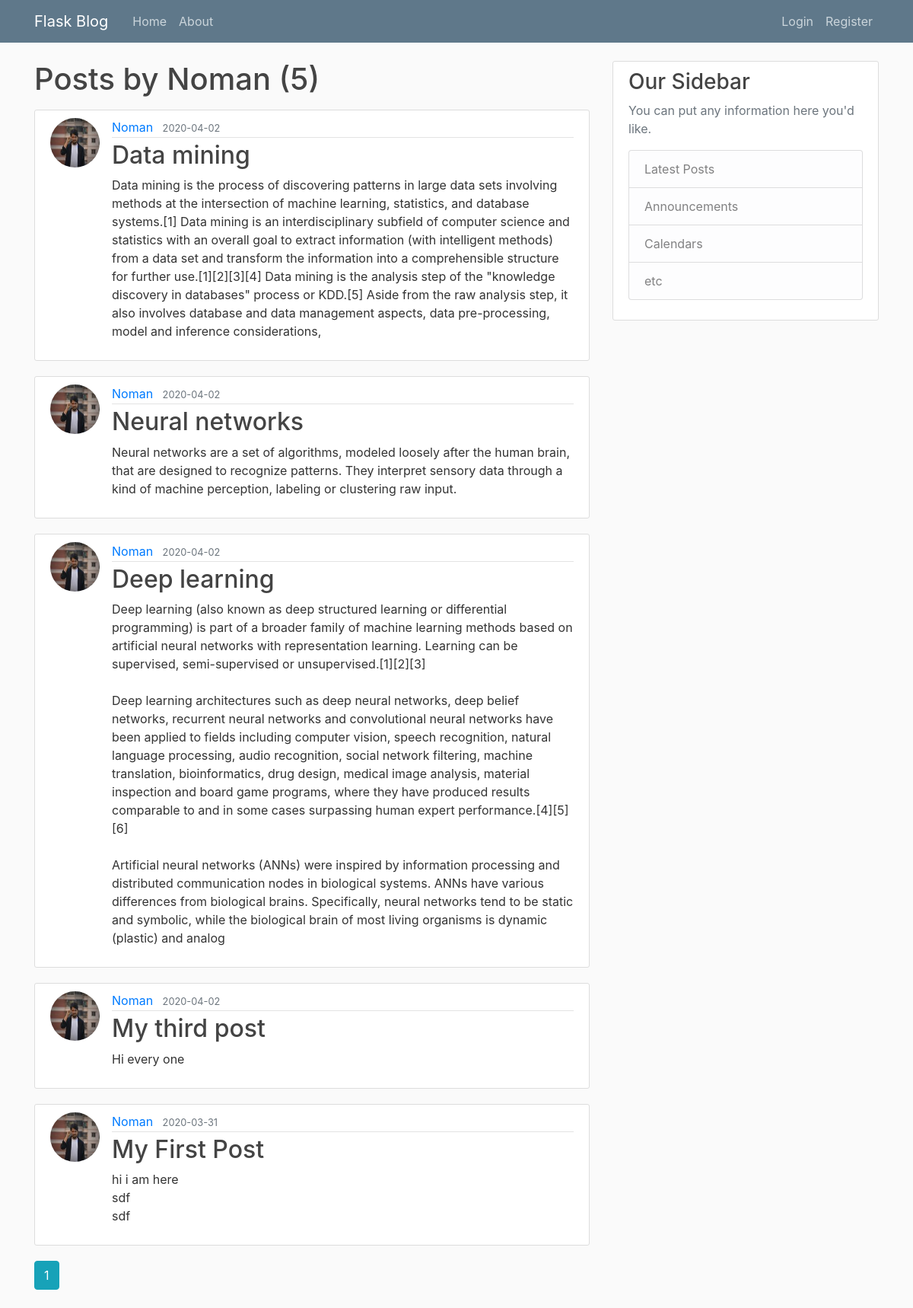
Screenshot of /user/Noman with the database file from the repository.
### flaskblog/models.py (models this page shows, shortened)
class User(db.Model, UserMixin):
    id = db.Column(db.Integer, primary_key=True)
    username = db.Column(db.String(20), unique=True, nullable=False)
    email = db.Column(db.String(120), unique=True, nullable=False)
    image_file = db.Column(db.String(20), nullable=False, default='default.jpg')
    password = db.Column(db.String(60), nullable=False)
    posts = db.relationship('Post', backref='author', lazy=True)

class Post(db.Model):
    id = db.Column(db.Integer, primary_key=True)
    title = db.Column(db.String(100), nullable=False)
    date_posted = db.Column(db.DateTime, nullable=False, default=datetime.utcnow)
    content = db.Column(db.Text, nullable=False)
    user_id = db.Column(db.Integer, db.ForeignKey('user.id'), nullable=False)

### flaskblog/users/routes.py (the view)
@users.route("/user/<string:username>")
def user_posts(username):
    page = request.args.get('page', 1, type=int)
    user = User.query.filter_by(username=username).first_or_404()
    posts = Post.query.filter_by(author=user)\
        .order_by(Post.date_posted.desc())\
        .paginate(page=page, per_page=5)
    return render_template('user_posts.html', posts=posts, user=user)

### flaskblog/templates/user_posts.html
{% extends "layout.html" %}
{% block content %}
    <h1 class="mb-3">Posts by {{ user.username }} ({{ posts.total }})</h1>
    {% for post in posts.items %}
    <article class="media content-section">
        <img class="rounded-circle article-img" src="{{ url_for('static', filename='profile_pics/' + post.author.image_file) }}" >
        <div class="media-body">
          <div class="article-metadata">
            <a class="mr-2" href="{{ url_for('users.user_posts', username=post.author.username) }}">{{ post.author.username }}</a>
            <small class="text-muted">{{ post.date_posted.strftime('%Y-%m-%d') }}</small>
          </div>
          <h2><a class="article-title" href="{{ url_for('posts.post', post_id=post.id) }}">{{ post.title }}</a></h2>
          <p class="article-content">{{ post.content }}</p>
        </div>
      </article>
    {% endfor %}
    {% for page_num in posts.iter_pages(left_edge=1, right_edge=1, left_current=1 ,right_current=2) %}
     {% if page_num %}
        {% if posts.page == page_num %}
        <a class="btn btn-info mb-4" href="{{ url_for('users.user_posts', username=user.username, page=page_num) }}">{{ page_num }}</a>
        {% else %}
        <a class="btn btn-outline-info mb-4" href="{{ url_for('users.user_posts', username=user.username , page=page_num)}}">{{ page_num }}</a>
        {% endif %}
     {% else %}
       ...
     {% endif %}
    {% endfor %}
{% endblock content %}

### flaskblog/static/main.css (style rules this page uses)
body { background: #fafafa; color: #333333; margin-top: 5rem; }
h1, h2, h3, h4, h5, h6 { color: #444444; }
.content-section { background: #ffffff; padding: 10px 20px; border: 1px solid #dddddd; border-radius: 3px; margin-bottom: 20px; }
.article-title { color: #444444; }
.article-content { white-space: pre-line; }
.article-img { height: 65px; width: 65px; margin-right: 16px; }
.article-metadata { padding-bottom: 1px; margin-bottom: 4px; border-bottom: 1px solid #e3e3e3 }

### rows the page displays
User: username "Noman"
Post: image_file (picture), author.username "Noman", date_posted "2020-04-02", title "Data mining", content "Data mining is the process of discovering patterns in large data sets involving methods at the intersection of machine learning, statistics, and database systems.[1] Data mining is an interdisciplinary subfield of computer science and statistics with an overall goal to extract information (with intelligent methods) from a data set and transform the information into a comprehensible structure for further use.[1][2][3][4] Data mining is the analysis step of the \"knowledge discovery in databases\" process or KDD.[5] Aside from the raw analysis step, it also involves database and data management aspects, data pre-processing, model and inference considerations,"
Post: image_file (picture), author.username "Noman", date_posted "2020-04-02", title "Neural networks", content "Neural networks are a set of algorithms, modeled loosely after the human brain, that are designed to recognize patterns. They interpret sensory data through a kind of machine perception, labeling or clustering raw input."
Post: image_file (picture), author.username "Noman", date_posted "2020-04-02", title "Deep learning", content "Deep learning (also known as deep structured learning or differential programming) is part of a broader family of machine learning methods based on artificial neural networks with representation learning. Learning can be supervised, semi-supervised or unsupervised.[1][2][3] Deep learning architectures such as deep neural networks, deep belief networks, recurrent neural networks and convolutional neural networks have been applied to fields including computer vision, speech recognition, natural language processing, audio recognition, social network filtering, machine translation, bioinformatics, drug design, medical image analysis, material inspection and board game programs, where they have…"
Post: image_file (picture), author.username "Noman", date_posted "2020-04-02", title "My third post", content "Hi every one"
Post: image_file (picture), author.username "Noman", date_posted "2020-03-31", title "My First Post", content "hi i am here sdf sdf"

### other values shown
{{ posts.total }} "5"
{{ page_num }} "1"
